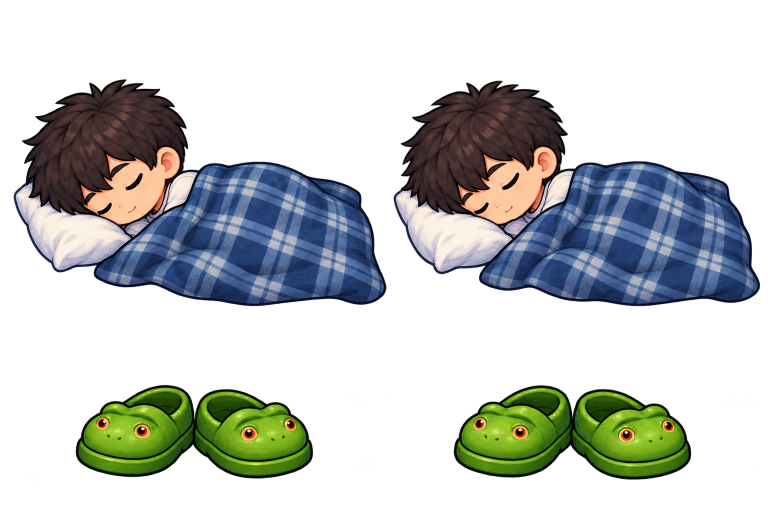
#> input picture Room404/assets/luon/sleep-v1/sheet.png, 1536 x 1024 px (shown at 1/2 size)
$ python slice.py
#> lines starting #> are read from the running program, lines starting #| are printed output that depends on the picture
"""Slice sleep and slippers frames."""
from pathlib import Path
from PIL import Image
root=Path(__file__).resolve().parent
sheet=Image.open(root/'sheet.png').convert('RGBA')
#> sheet is the input picture: PIL image 1536x1024 RGBA; mean R, G, B, A 43.3, 52.1, 45.8, 89.2
boxes=[(0,0,782,700),(782,0,1536,700),(0,700,768,1024),(768,700,1536,1024)]
names=['sleep_0','sleep_1','slippers_0','slippers_1']
frames=[(sheet,box,name) for box,name in zip(boxes,names)]
#> frames = 4 items
for source,box,name in frames:
  cell=source.crop(box)
  cell.save(root/f'{name}_cell.png')
  alpha=cell.getchannel('A')
  bounds=alpha.point(lambda a:255 if a>=128 else 0).getbbox()
  if bounds is None:raise ValueError(f'Empty frame {name}')
  x0,y0,x1,y1=bounds
  if x0==0 or y0==0 or x1==cell.width or y1==cell.height:raise ValueError(f'Frame clipped: {name} {bounds}')
  sprite=cell.crop(bounds)
  # Discard residual semi-transparent generated haze; retain original colours.
  sprite.putalpha(sprite.getchannel('A').point(lambda a:0 if a<112 else a))
  sprite.thumbnail((280,440),Image.Resampling.LANCZOS)
  canvas=Image.new('RGBA',(300,460),(0,0,0,0))
  canvas.alpha_composite(sprite,((300-sprite.width)//2,460-sprite.height))
  canvas.save(root/f'{name}.png')
  img=canvas.resize((150,230),Image.Resampling.LANCZOS)
  a=img.getchannel('A').load(); q=img.convert('RGB').quantize(colors=192,method=Image.Quantize.MEDIANCUT,dither=Image.Dither.NONE)
  pixels=q.load();palette=q.getpalette();paths={}
  def color(x,y):
   v=a[x,y];return (pixels[x,y],255 if v>=224 else ((v+31)//64)*64) if v>=32 else None
  for y in range(230):
   x=0
   while x<150:
    key=color(x,y);start=x;x+=1
    while x<150 and color(x,y)==key:x+=1
    if key is not None:paths.setdefault(key,[]).append(f'M{start} {y}h{x-start}v1h-{x-start}z')
  with (root/f'{name}.svg').open('w') as f:
   f.write('<svg xmlns="http://www.w3.org/2000/svg" viewBox="0 0 150 230" shape-rendering="crispEdges">')
   for (ci,opacity),runs in paths.items():
    r,g,b=palette[ci*3:ci*3+3];f.write(f'<path fill="#{r:02x}{g:02x}{b:02x}" opacity="{opacity/255:.3f}" d="{"".join(runs)}"/>')
   f.write('</svg>\n')
  print(name,box,bounds)
#> this loop made 4 passes
#> (box, name) on passes 2 to 4: ((782, 0, 1536, 700), 'sleep_1'), ((0, 700, 768, 1024), 'slippers_0'), ((768, 700, 1536, 1024), 'slippers_1')
#> (box, name, x0, y0, x1, y1) on pass 1: ((0, 0, 782, 700), 'sleep_0', 27, 159, 773, 612)
#| sleep_0 (0, 0, 782, 700) (27, 159, 773, 612)
#| sleep_1 (782, 0, 1536, 700) (5, 162, 738, 612)
#| slippers_0 (0, 700, 768, 1024) (152, 70, 626, 257)
#| slippers_1 (768, 700, 1536, 1024) (140, 71, 614, 259)
#> pass 1, `cell=source.crop(box)`:
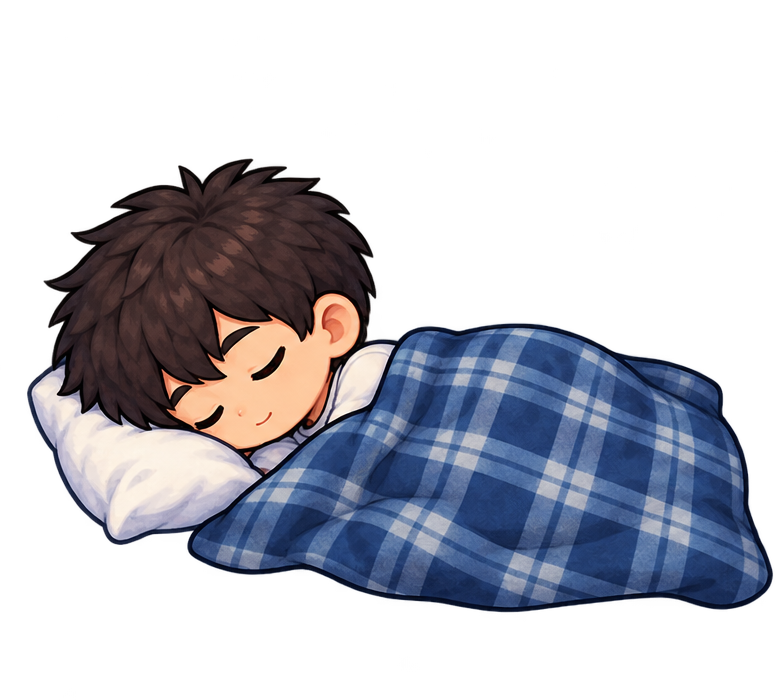
#> cell: PIL image 782x700 RGBA; mean R, G, B, A 46.9, 49.8, 61.8, 98.1; transparent parts drawn white
#> pass 1, `alpha=cell.getchannel('A')`:
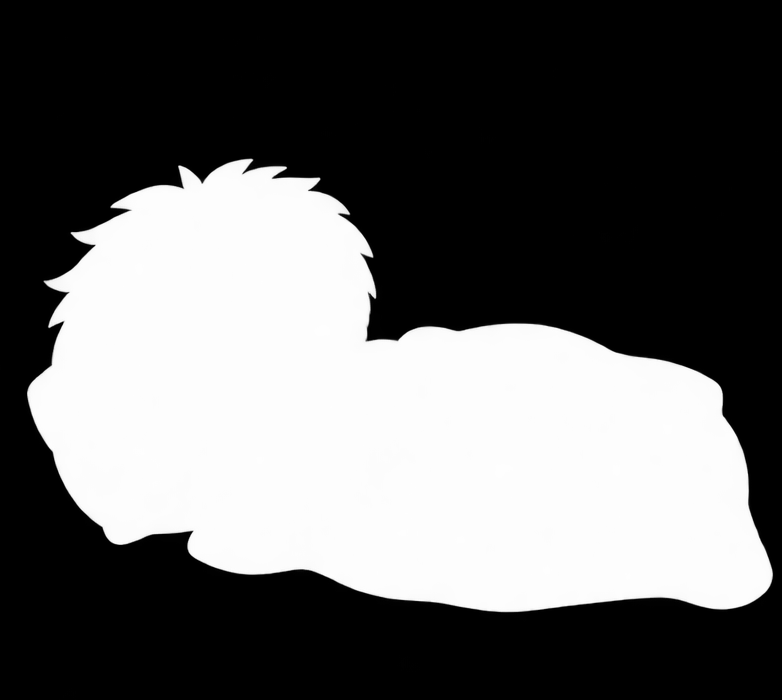
#> alpha: PIL image 782x700 L; min 0, max 254, mean 98.1
#> pass 1, `sprite=cell.crop(bounds)`:
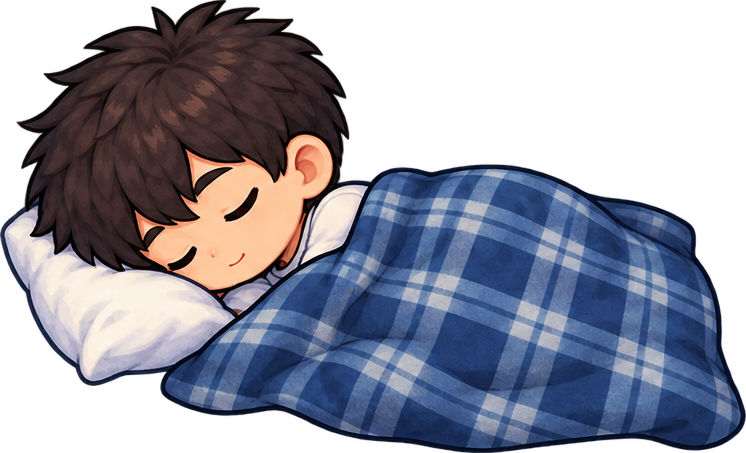
#> sprite: PIL image 746x453 RGBA; mean R, G, B, A 68.2, 71.4, 89, 158.8; transparent parts drawn white
#> after the loop:
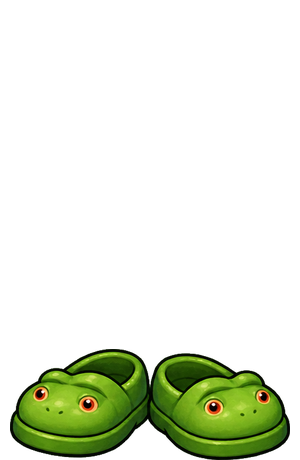
#> canvas: PIL image 300x460 RGBA; mean R, G, B, A 13.6, 20.3, 3.3, 41.9; transparent parts drawn white
#> after the loop:
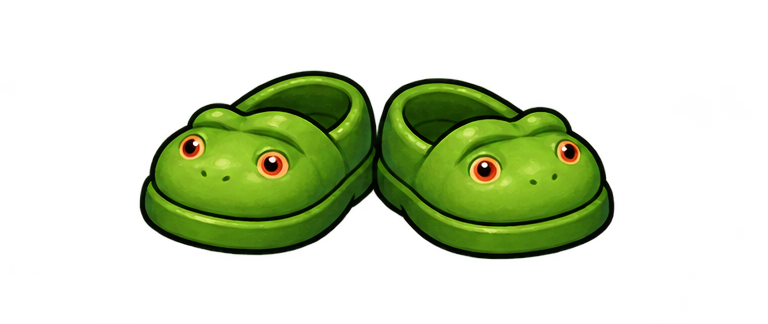
#> cell: PIL image 768x324 RGBA; mean R, G, B, A 35.5, 56.7, 9.8, 66.8; transparent parts drawn white
#> after the loop:
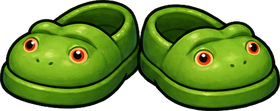
#> sprite: PIL image 280x111 RGBA; mean R, G, B, A 60.6, 90.1, 14.8, 186; transparent parts drawn white

# Tight view boxes let horizontal poses and slippers fill their display boxes.
for name, box in [('sleep_0','0 143 150 87'), ('sleep_1','0 143 150 87'), ('slippers_0','0 174 150 56'), ('slippers_1','0 174 150 56')]:
  source=(root/f'{name}.svg').read_text()
  (root/f'{name}_tight.svg').write_text(source.replace('viewBox="0 0 150 230"', f'viewBox="{box}"'))

# Keep only the sleeping head; the original room supplies pillow and blanket.
for index in range(2):
  source=(root/f'sleep_{index}.svg').read_text()
  source=source.replace('viewBox="0 0 150 230"', 'viewBox="5 143 68 66"')
  source=source.replace('shape-rendering="crispEdges">', 'shape-rendering="crispEdges"><defs><clipPath id="head"><path d="M6 181 Q8 156 24 148 Q42 140 59 151 Q70 157 71 177 L68 192 Q64 201 54 207 Q43 210 30 201 L18 195 Q12 192 10 189 Z"/></clipPath></defs><g clip-path="url(#head)">', 1)
  (root/f'head_{index}.svg').write_text(source.replace('</svg>', '</g></svg>'))
